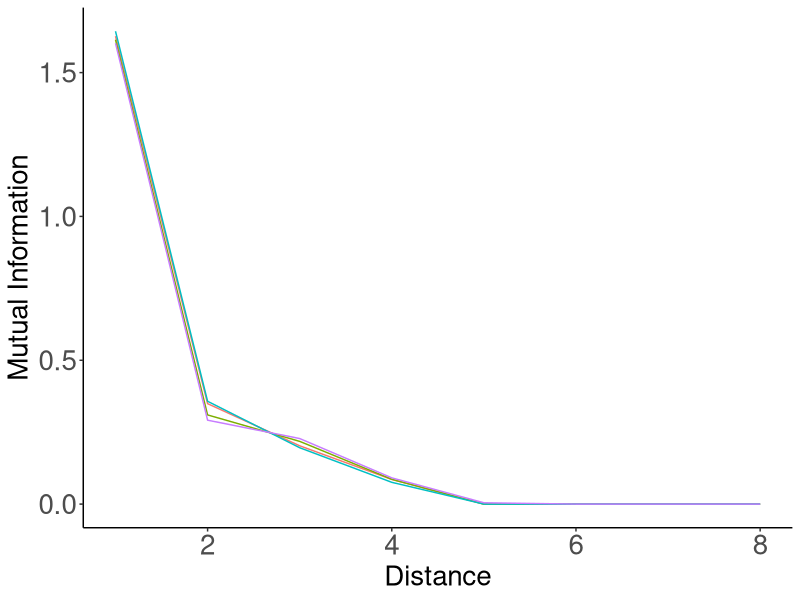
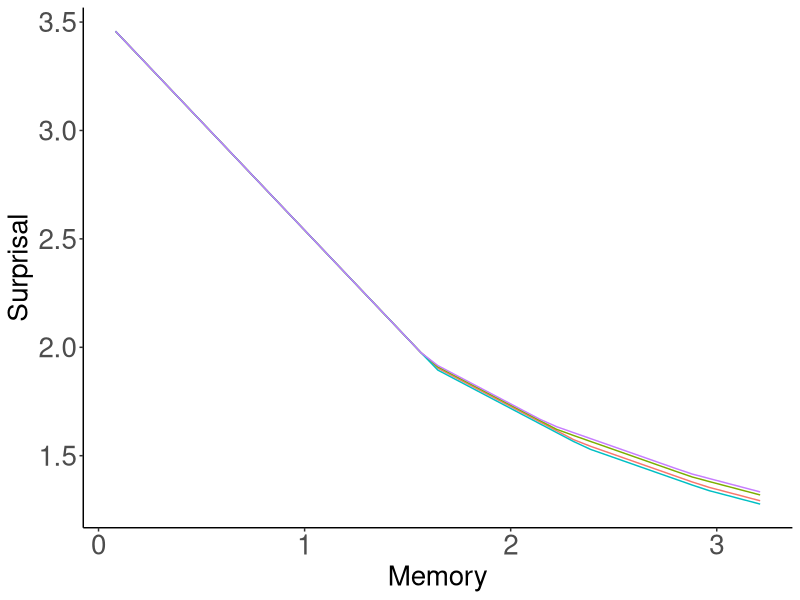
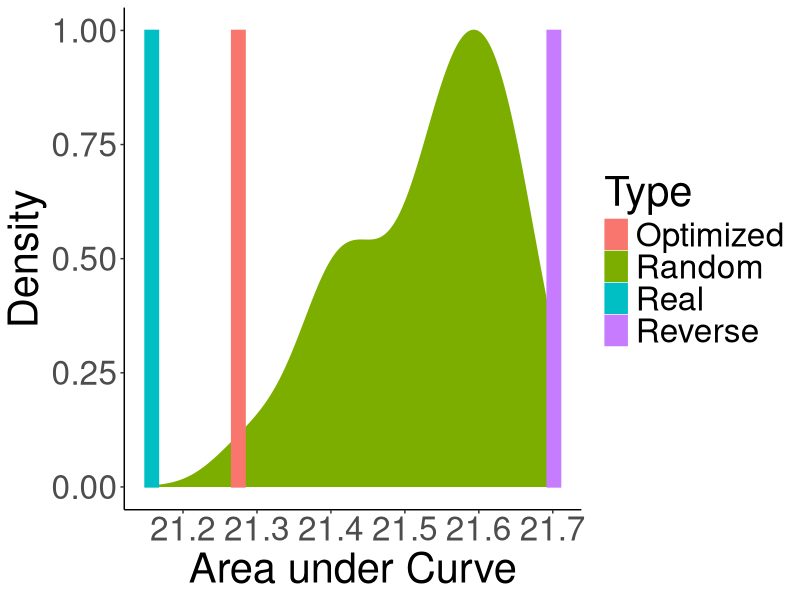

Write R code to recreate these figures, in order.
library(tidyr)
library(dplyr)
library(ggplot2)

######################################

data = read.csv("results.tsv", sep="\t")
data = data %>% filter(Script == "forWords_Japanese_RandomOrder_FormsPhonemesFull_FullData_Heldout.py")

unigramCE = mean(data$UnigramCE)

data$Type = ifelse(data$Model %in% c("REAL", "RANDOM", "REVERSE"), as.character(data$Model), "Optimized")
data$Type = ifelse(data$Type %in% c("REAL"), "Real", as.character(data$Type))
data$Type = ifelse(data$Type %in% c("RANDOM"), "Random", as.character(data$Type))
data$Type = ifelse(data$Type %in% c("REVERSE"), "Reverse", as.character(data$Type))

data_ = data %>% group_by(Distance, Type) %>% summarise(MI=median(MI))
data_ = data_ %>% filter(Distance <= 7)
plot = ggplot(data_, aes(x=1+Distance, y=MI, color=Type)) + geom_line() #size=2)
plot = plot + theme_bw()
plot = plot + xlab("Distance") + ylab("Mutual Information")
plot = plot + theme(axis.title.x=element_text(size=20), axis.title.y=element_text(size=20), axis.text = element_text(size=20))
plot = plot + theme(panel.grid.major = element_blank(), panel.grid.minor = element_blank(), panel.background = element_blank(), legend.position="none")
plot = plot + theme(axis.line = element_line(colour = "black"),
            panel.grid.major = element_blank(),
                panel.grid.minor = element_blank(),
                panel.border = element_blank(),
                    panel.background = element_blank())
ggsave(plot, file=paste("../figures/Japanese-suffixes-byPhonemes-it-heldout.pdf", sep=""), height=4, width=4)




data = read.csv("results_interpolated.tsv", sep="\t")


data = data %>% filter(Script == "forWords_Japanese_RandomOrder_FormsPhonemesFull_FullData_Heldout.py")

data = data %>% group_by(Type, Memory) %>% summarise(Surprisal=unigramCE-median(MI))

plot = ggplot(data, aes(x=Memory, y=Surprisal, color=Type)) + geom_line() #size=2)
plot = plot + theme_bw()
plot = plot + theme(axis.title.x=element_text(size=20), axis.title.y=element_text(size=20), axis.text = element_text(size=20))
plot = plot + theme(panel.grid.major = element_blank(), panel.grid.minor = element_blank(), panel.background = element_blank(), legend.position="none")
plot = plot + theme(axis.line = element_line(colour = "black"),
            panel.grid.major = element_blank(),
                panel.grid.minor = element_blank(),
                panel.border = element_blank(),
                    panel.background = element_blank())
ggsave(plot, file=paste("../figures/Japanese-suffixes-byPhonemes-memsurp-heldout.pdf", sep=""), height=4, width=4)


######################################

data = read.csv("results_auc.tsv", sep="\t")
data = data %>% filter(Script == "forWords_Japanese_RandomOrder_FormsPhonemesFull_FullData_Heldout.py")


data$Type = ifelse(data$Model %in% c("REAL", "RANDOM", "REVERSE"), as.character(data$Model), "Optimized")
data$Type = ifelse(data$Type %in% c("REAL"), "Real", as.character(data$Type))
data$Type = ifelse(data$Type %in% c("RANDOM"), "Random", as.character(data$Type))
data$Type = ifelse(data$Type %in% c("REVERSE"), "Reverse", as.character(data$Type))

data_ = data %>% filter(Type %in% c("Real", "Random", "Optimized", "Reverse"))



barWidth = (max(data$AUC) - min(data$AUC))/30

plot = ggplot(data_, aes(x=AUC, fill=Type, color=Type))
plot = plot + theme_classic()
plot = plot + xlab("Area under Curve") + ylab("Density")
plot = plot + theme(text=element_text(size=30))
plot = plot + geom_density(data= data_%>%filter(Type == "Random"), aes(y=..scaled..)) 
plot = plot + geom_bar(data = data_ %>% filter(!(Type %in% c("Random"))) %>% group_by(Type) %>% summarise(AUC=mean(AUC)) %>% mutate(y=1),  aes(y=y, group=Type), width=barWidth, stat="identity", position = position_dodge())
ggsave(plot, file=paste("../figures/Japanese-suffixes-byPhonemes-auc-hist-heldout.pdf", sep=""), height=4, width=6)
